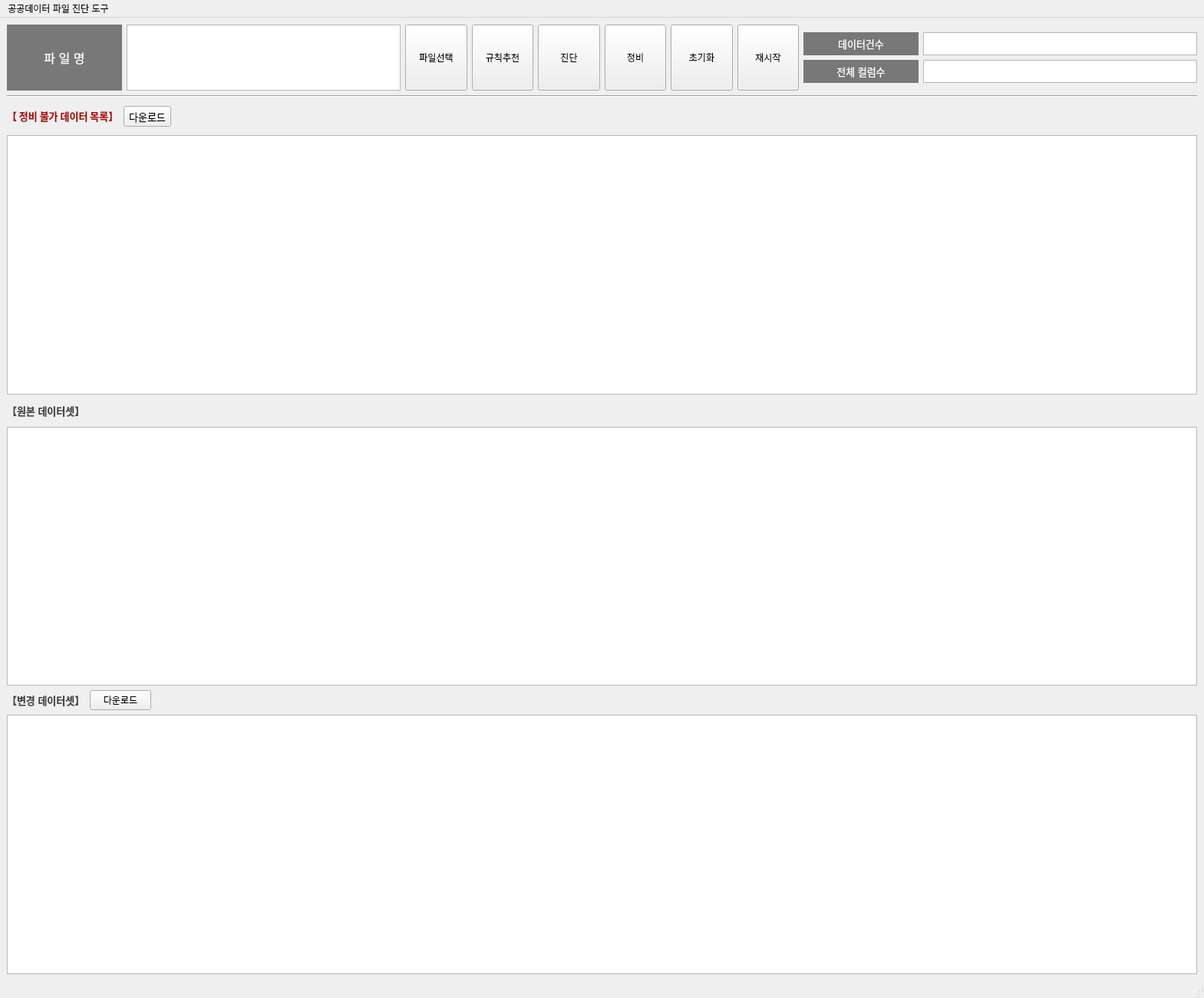
<?xml version="1.0" encoding="UTF-8"?>
<ui version="4.0">
 <class>MainWindow</class>
 <widget class="QMainWindow" name="MainWindow">
  <property name="geometry">
   <rect>
    <x>0</x>
    <y>0</y>
    <width>1569</width>
    <height>1300</height>
   </rect>
  </property>
  <property name="sizePolicy">
   <sizepolicy hsizetype="Expanding" vsizetype="Expanding">
    <horstretch>0</horstretch>
    <verstretch>0</verstretch>
   </sizepolicy>
  </property>
  <property name="minimumSize">
   <size>
    <width>1500</width>
    <height>900</height>
   </size>
  </property>
  <property name="windowTitle">
   <string>MainWindow</string>
  </property>
  <widget class="QWidget" name="centralwidget">
   <property name="sizePolicy">
    <sizepolicy hsizetype="Expanding" vsizetype="Expanding">
     <horstretch>0</horstretch>
     <verstretch>0</verstretch>
    </sizepolicy>
   </property>
   <layout class="QGridLayout" name="gridLayout">
    <item row="2" column="0" colspan="3">
     <widget class="Line" name="line">
      <property name="orientation">
       <enum>Qt::Horizontal</enum>
      </property>
     </widget>
    </item>
    <item row="10" column="0" colspan="3">
     <widget class="QTableWidget" name="e_tableWidget">
      <property name="showGrid">
       <bool>true</bool>
      </property>
     </widget>
    </item>
    <item row="6" column="0">
     <layout class="QVBoxLayout" name="verticalLayout_3">
      <property name="topMargin">
       <number>5</number>
      </property>
      <property name="bottomMargin">
       <number>5</number>
      </property>
      <item>
       <widget class="QLabel" name="lb_ori_data">
        <property name="sizePolicy">
         <sizepolicy hsizetype="Fixed" vsizetype="Fixed">
          <horstretch>0</horstretch>
          <verstretch>0</verstretch>
         </sizepolicy>
        </property>
        <property name="text">
         <string>&lt;html&gt;&lt;head/&gt;&lt;body&gt;&lt;p&gt;&lt;span style=&quot; font-size:10pt; font-weight:600; color:#414141;&quot;&gt;【원본 데이터셋】&lt;/span&gt;&lt;/p&gt;&lt;/body&gt;&lt;/html&gt;</string>
        </property>
        <property name="margin">
         <number>0</number>
        </property>
       </widget>
      </item>
     </layout>
    </item>
    <item row="0" column="1">
     <layout class="QHBoxLayout" name="horizontalLayout_2">
      <item>
       <widget class="QPushButton" name="pushBt_file_chc">
        <property name="sizePolicy">
         <sizepolicy hsizetype="Expanding" vsizetype="Minimum">
          <horstretch>0</horstretch>
          <verstretch>0</verstretch>
         </sizepolicy>
        </property>
        <property name="minimumSize">
         <size>
          <width>0</width>
          <height>65</height>
         </size>
        </property>
        <property name="font">
         <font>
          <family>Agency FB</family>
          <pointsize>9</pointsize>
         </font>
        </property>
        <property name="text">
         <string>파일선택</string>
        </property>
       </widget>
      </item>
      <item>
       <widget class="QPushButton" name="pushBt_rules_recommd">
        <property name="sizePolicy">
         <sizepolicy hsizetype="Expanding" vsizetype="Minimum">
          <horstretch>0</horstretch>
          <verstretch>0</verstretch>
         </sizepolicy>
        </property>
        <property name="minimumSize">
         <size>
          <width>0</width>
          <height>65</height>
         </size>
        </property>
        <property name="font">
         <font>
          <family>Agency FB</family>
          <pointsize>9</pointsize>
         </font>
        </property>
        <property name="text">
         <string>규칙추천</string>
        </property>
       </widget>
      </item>
      <item>
       <widget class="QPushButton" name="pushBt_diagnosis">
        <property name="sizePolicy">
         <sizepolicy hsizetype="Expanding" vsizetype="Minimum">
          <horstretch>0</horstretch>
          <verstretch>0</verstretch>
         </sizepolicy>
        </property>
        <property name="minimumSize">
         <size>
          <width>0</width>
          <height>65</height>
         </size>
        </property>
        <property name="font">
         <font>
          <family>Agency FB</family>
          <pointsize>9</pointsize>
         </font>
        </property>
        <property name="text">
         <string>진단</string>
        </property>
       </widget>
      </item>
      <item>
       <widget class="QPushButton" name="pushBt_improve">
        <property name="sizePolicy">
         <sizepolicy hsizetype="Expanding" vsizetype="Minimum">
          <horstretch>0</horstretch>
          <verstretch>0</verstretch>
         </sizepolicy>
        </property>
        <property name="minimumSize">
         <size>
          <width>0</width>
          <height>65</height>
         </size>
        </property>
        <property name="font">
         <font>
          <family>Agency FB</family>
          <pointsize>9</pointsize>
         </font>
        </property>
        <property name="text">
         <string>정비</string>
        </property>
       </widget>
      </item>
      <item>
       <widget class="QPushButton" name="pushBt_initial">
        <property name="sizePolicy">
         <sizepolicy hsizetype="Expanding" vsizetype="Minimum">
          <horstretch>0</horstretch>
          <verstretch>0</verstretch>
         </sizepolicy>
        </property>
        <property name="minimumSize">
         <size>
          <width>0</width>
          <height>65</height>
         </size>
        </property>
        <property name="font">
         <font>
          <family>Agency FB</family>
          <pointsize>9</pointsize>
         </font>
        </property>
        <property name="text">
         <string>초기화</string>
        </property>
       </widget>
      </item>
      <item>
       <widget class="QPushButton" name="pushBt_restart">
        <property name="sizePolicy">
         <sizepolicy hsizetype="Expanding" vsizetype="Minimum">
          <horstretch>0</horstretch>
          <verstretch>0</verstretch>
         </sizepolicy>
        </property>
        <property name="minimumSize">
         <size>
          <width>0</width>
          <height>65</height>
         </size>
        </property>
        <property name="font">
         <font>
          <family>Agency FB</family>
          <pointsize>9</pointsize>
         </font>
        </property>
        <property name="text">
         <string>재시작</string>
        </property>
       </widget>
      </item>
     </layout>
    </item>
    <item row="5" column="0" colspan="3">
     <widget class="QTableWidget" name="widget_no_correction"/>
    </item>
    <item row="0" column="0">
     <layout class="QHBoxLayout" name="horizontalLayout">
      <item>
       <widget class="QLabel" name="label_file_nm">
        <property name="sizePolicy">
         <sizepolicy hsizetype="Minimum" vsizetype="Minimum">
          <horstretch>0</horstretch>
          <verstretch>0</verstretch>
         </sizepolicy>
        </property>
        <property name="minimumSize">
         <size>
          <width>150</width>
          <height>65</height>
         </size>
        </property>
        <property name="maximumSize">
         <size>
          <width>200</width>
          <height>16777215</height>
         </size>
        </property>
        <property name="styleSheet">
         <string notr="true">background-color: rgb(120, 120, 120);
color: rgb(255, 255, 255);</string>
        </property>
        <property name="frameShape">
         <enum>QFrame::Box</enum>
        </property>
        <property name="lineWidth">
         <number>0</number>
        </property>
        <property name="text">
         <string>&lt;html&gt;&lt;head/&gt;&lt;body&gt;&lt;p align=&quot;center&quot;&gt;&lt;span style=&quot; font-size:12pt;&quot;&gt;파 일 명&lt;/span&gt;&lt;/p&gt;&lt;/body&gt;&lt;/html&gt;</string>
        </property>
        <property name="alignment">
         <set>Qt::AlignCenter</set>
        </property>
        <property name="margin">
         <number>0</number>
        </property>
       </widget>
      </item>
      <item>
       <widget class="QTextBrowser" name="txtBr_file_nm">
        <property name="sizePolicy">
         <sizepolicy hsizetype="Expanding" vsizetype="Ignored">
          <horstretch>0</horstretch>
          <verstretch>0</verstretch>
         </sizepolicy>
        </property>
        <property name="minimumSize">
         <size>
          <width>278</width>
          <height>65</height>
         </size>
        </property>
       </widget>
      </item>
     </layout>
    </item>
    <item row="7" column="0" colspan="3">
     <widget class="QTableWidget" name="tableWidget">
      <property name="showGrid">
       <bool>true</bool>
      </property>
     </widget>
    </item>
    <item row="9" column="0">
     <layout class="QFormLayout" name="formLayout_4">
      <item row="0" column="0">
       <widget class="QLabel" name="lb_correct_data">
        <property name="sizePolicy">
         <sizepolicy hsizetype="Fixed" vsizetype="Preferred">
          <horstretch>0</horstretch>
          <verstretch>0</verstretch>
         </sizepolicy>
        </property>
        <property name="text">
         <string>&lt;html&gt;&lt;head/&gt;&lt;body&gt;&lt;p&gt;&lt;span style=&quot; font-size:10pt; font-weight:600; color:#414141;&quot;&gt;【변경 데이터셋】&lt;/span&gt;&lt;/p&gt;&lt;/body&gt;&lt;/html&gt;</string>
        </property>
       </widget>
      </item>
      <item row="0" column="1">
       <widget class="QPushButton" name="downBt_correct_data">
        <property name="sizePolicy">
         <sizepolicy hsizetype="Fixed" vsizetype="Fixed">
          <horstretch>0</horstretch>
          <verstretch>0</verstretch>
         </sizepolicy>
        </property>
        <property name="text">
         <string>다운로드</string>
        </property>
       </widget>
      </item>
     </layout>
    </item>
    <item row="0" column="2">
     <layout class="QVBoxLayout" name="verticalLayout_2">
      <property name="topMargin">
       <number>10</number>
      </property>
      <property name="bottomMargin">
       <number>10</number>
      </property>
      <item>
       <layout class="QHBoxLayout" name="horizontalLayout_3">
        <item>
         <widget class="QLabel" name="file_rows_count">
          <property name="sizePolicy">
           <sizepolicy hsizetype="Minimum" vsizetype="Minimum">
            <horstretch>0</horstretch>
            <verstretch>0</verstretch>
           </sizepolicy>
          </property>
          <property name="minimumSize">
           <size>
            <width>150</width>
            <height>30</height>
           </size>
          </property>
          <property name="focusPolicy">
           <enum>Qt::NoFocus</enum>
          </property>
          <property name="styleSheet">
           <string notr="true">background-color: rgb(120, 120, 120);
color: rgb(255, 255, 255);</string>
          </property>
          <property name="frameShape">
           <enum>QFrame::Box</enum>
          </property>
          <property name="lineWidth">
           <number>0</number>
          </property>
          <property name="text">
           <string>&lt;html&gt;&lt;head/&gt;&lt;body&gt;&lt;p align=&quot;center&quot;&gt;&lt;span style=&quot; font-size:10pt;&quot;&gt;데이터건수&lt;/span&gt;&lt;/p&gt;&lt;/body&gt;&lt;/html&gt;</string>
          </property>
          <property name="alignment">
           <set>Qt::AlignCenter</set>
          </property>
         </widget>
        </item>
        <item>
         <widget class="QTextBrowser" name="rows_count">
          <property name="sizePolicy">
           <sizepolicy hsizetype="Expanding" vsizetype="Ignored">
            <horstretch>0</horstretch>
            <verstretch>20</verstretch>
           </sizepolicy>
          </property>
          <property name="minimumSize">
           <size>
            <width>250</width>
            <height>30</height>
           </size>
          </property>
         </widget>
        </item>
       </layout>
      </item>
      <item>
       <layout class="QHBoxLayout" name="horizontalLayout_5">
        <item>
         <widget class="QLabel" name="file_columns_count">
          <property name="sizePolicy">
           <sizepolicy hsizetype="Minimum" vsizetype="Minimum">
            <horstretch>0</horstretch>
            <verstretch>0</verstretch>
           </sizepolicy>
          </property>
          <property name="minimumSize">
           <size>
            <width>150</width>
            <height>30</height>
           </size>
          </property>
          <property name="styleSheet">
           <string notr="true">background-color: rgb(120, 120, 120);
color: rgb(255, 255, 255);</string>
          </property>
          <property name="frameShape">
           <enum>QFrame::Box</enum>
          </property>
          <property name="lineWidth">
           <number>0</number>
          </property>
          <property name="text">
           <string>&lt;html&gt;&lt;head/&gt;&lt;body&gt;&lt;p align=&quot;center&quot;&gt;&lt;span style=&quot; font-size:10pt;&quot;&gt;전체 컬럼수&lt;/span&gt;&lt;/p&gt;&lt;/body&gt;&lt;/html&gt;</string>
          </property>
          <property name="alignment">
           <set>Qt::AlignCenter</set>
          </property>
         </widget>
        </item>
        <item>
         <widget class="QTextBrowser" name="columns_count">
          <property name="sizePolicy">
           <sizepolicy hsizetype="Expanding" vsizetype="Ignored">
            <horstretch>0</horstretch>
            <verstretch>20</verstretch>
           </sizepolicy>
          </property>
          <property name="minimumSize">
           <size>
            <width>250</width>
            <height>30</height>
           </size>
          </property>
         </widget>
        </item>
       </layout>
      </item>
     </layout>
    </item>
    <item row="3" column="0">
     <layout class="QFormLayout" name="formLayout_2">
      <property name="topMargin">
       <number>5</number>
      </property>
      <property name="bottomMargin">
       <number>5</number>
      </property>
      <item row="0" column="1">
       <widget class="QToolButton" name="downBt_no_correction">
        <property name="font">
         <font>
          <family>굴림</family>
          <pointsize>10</pointsize>
         </font>
        </property>
        <property name="text">
         <string>다운로드</string>
        </property>
       </widget>
      </item>
      <item row="0" column="0">
       <widget class="QLabel" name="lb_no_correction">
        <property name="sizePolicy">
         <sizepolicy hsizetype="Fixed" vsizetype="Preferred">
          <horstretch>0</horstretch>
          <verstretch>0</verstretch>
         </sizepolicy>
        </property>
        <property name="font">
         <font>
          <family>굴림</family>
          <pointsize>10</pointsize>
         </font>
        </property>
        <property name="layoutDirection">
         <enum>Qt::LeftToRight</enum>
        </property>
        <property name="text">
         <string>&lt;html&gt;&lt;head/&gt;&lt;body&gt;&lt;p&gt;&lt;span style=&quot; font-weight:600; color:#aa0000;&quot;&gt;【 정비 불가 데이터 목록】&lt;/span&gt;&lt;/p&gt;&lt;/body&gt;&lt;/html&gt;</string>
        </property>
       </widget>
      </item>
     </layout>
    </item>
   </layout>
   <zorder>tableWidget</zorder>
   <zorder>line</zorder>
   <zorder>e_tableWidget</zorder>
   <zorder>widget_no_correction</zorder>
  </widget>
  <widget class="QMenuBar" name="menubar">
   <property name="geometry">
    <rect>
     <x>0</x>
     <y>0</y>
     <width>1569</width>
     <height>22</height>
    </rect>
   </property>
   <widget class="QMenu" name="menu">
    <property name="title">
     <string>공공데이터 파일 진단 도구</string>
    </property>
   </widget>
   <addaction name="menu"/>
  </widget>
  <widget class="QStatusBar" name="statusbar"/>
 </widget>
 <resources/>
 <connections/>
</ui>
